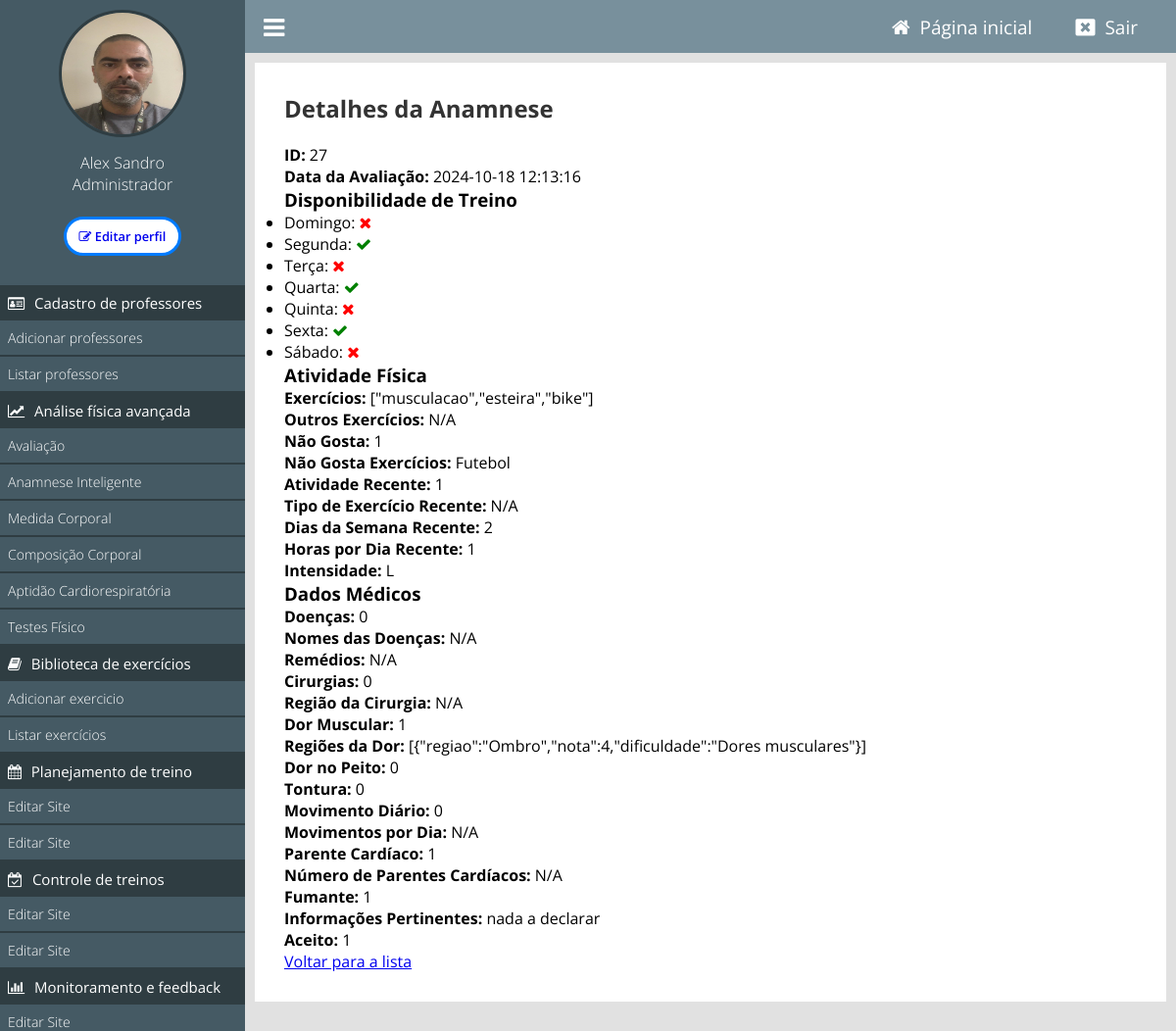
/painel/ver-anamnese?id=27 (signed in), run on an earlier commit of the app's database.
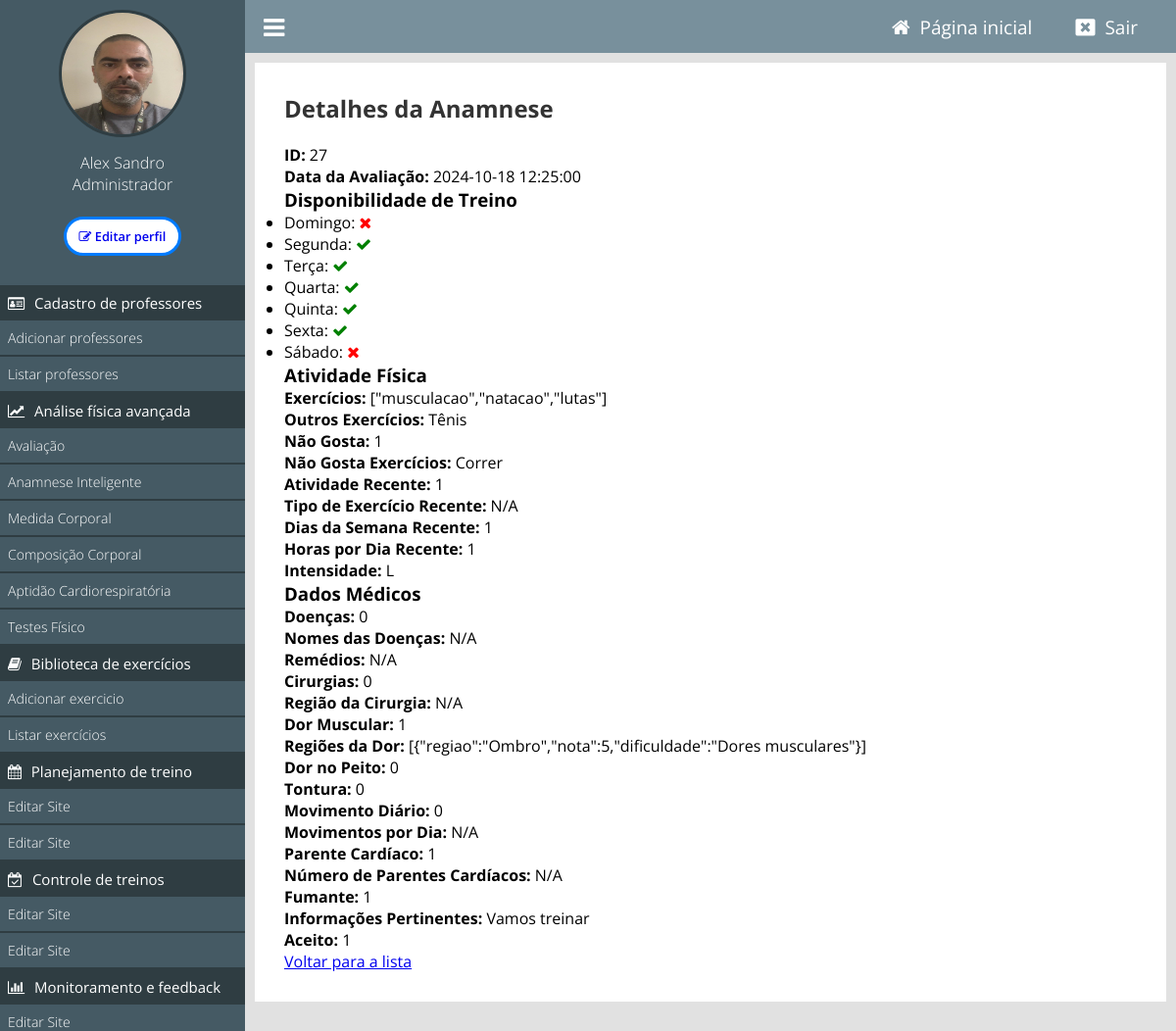
And on a later commit of the database.
### tables this page shows
CREATE TABLE `tb_usuarios_anamnese` (
  `id` int(11) NOT NULL,
  `usuario_id` int(11) NOT NULL,
  `data_avaliacao` datetime NOT NULL,
  `domingo` tinyint(1) DEFAULT '0',
  `segunda` tinyint(1) DEFAULT '0',
  `terca` tinyint(1) DEFAULT '0',
  `quarta` tinyint(1) DEFAULT '0',
  `quinta` tinyint(1) DEFAULT '0',
  `sexta` tinyint(1) DEFAULT '0',
  `sabado` tinyint(1) DEFAULT '0',
  `minutos_dia` int(11) DEFAULT NULL,
  `exercicios` text,
  `outros_exercicios` varchar(255) DEFAULT NULL,
  `nao_gosta` tinyint(1) DEFAULT '0',
  `nao_gosta_exercicios` varchar(255) DEFAULT NULL,
  `atividade_recente` tinyint(1) DEFAULT '0',
  `nome_atividade_recente` varchar(255) DEFAULT NULL,
  `dias_semana_recente` int(11) DEFAULT NULL,
  `horas_dia_recente` float DEFAULT NULL,
  `intensidade` varchar(50) DEFAULT NULL,
  `doencas` tinyint(1) DEFAULT '0',
  `doencas_nome` varchar(255) DEFAULT NULL,
  `remedios` varchar(255) DEFAULT NULL,
  `cirurgias` tinyint(1) DEFAULT '0',
  `regiao_cirurgia` varchar(255) DEFAULT NULL,
  `dor_muscular` tinyint(1) DEFAULT '0',
  `regioes_dor` text,
  `dor_peito` tinyint(1) DEFAULT '0',
  `tontura` tinyint(1) DEFAULT '0',
  `movimento_diario` tinyint(1) DEFAULT '0',
  `movimentos_dia` text,
  `parente_cardiaco` tinyint(1) DEFAULT '0',
  `num_parente_cardiaco` int(11) DEFAULT NULL,
  `fumante` tinyint(1) DEFAULT '0',
  `info_pertinente` text,
  `aceito` tinyint(1) DEFAULT '0'
);

### painel/pages/funcoes.php (called while the page is built, shortened)
<?php
function obterLinkAnamnese($usuario_id) {
    $conn = new mysqli(HOST, USER, PASSWORD, DATABASE);
    $sql = "
        SELECT *
        FROM tb_perfis_usuarios
        WHERE usuario_id = ?
        ORDER BY data_avaliacao DESC
        LIMIT 1
    ";
    $stmt = $conn->prepare($sql);
    $stmt->bind_param('i', $usuario_id);
    $stmt->execute();
    $result = $stmt->get_result();
    $perfil = $result->fetch_assoc();
    $conditionsTrue = 0;
    if ($conditionsTrue == 0) {
        return "anamnese-geral";
    }
    return $link ?? "anamnese-geral";
}
?>

### classes/MySql.php (called while the page is built)
<?php
    class MySql{
        private static $pdo;
        public static function conectar(){
            if(self::$pdo == null){
                try{
                    self::$pdo = new PDO('mysql:host='.HOST.';dbname='.DATABASE,USER,PASSWORD,array(PDO::MYSQL_ATTR_INIT_COMMAND => "SET NAMES utf8"));
                    self::$pdo->setAttribute(PDO::ATTR_ERRMODE,PDO::ERRMODE_EXCEPTION);
                }catch(Exception $e) {
                    echo 'erro ao conectar, tente novamente mais tarde';
                }
            }
            return self::$pdo;
        }
    }
?>

### classes/Anamnese.php (called while the page is built, shortened)
<?php
class Anamnese {
    private $db;
    public function __construct() {
        $this->db = MySql::conectar();
    }
    public function buscarAnamnesePorId($id) {
        $sql = $this->db->prepare("SELECT * FROM tb_usuarios_anamnese WHERE id = :id");
        $sql->bindParam(':id', $id);
        $sql->execute();
        return $sql->fetch(PDO::FETCH_ASSOC);
    }
}
?>

### painel/pages/ver-anamnese.php (the view, shortened to what this page needs)
<?php
include_once('pages/funcoes.php');
$id = isset($_GET['id']) ? intval($_GET['id']) : 0;
$anamnese = new Anamnese();
$dados_anamnese = $anamnese->buscarAnamnesePorId($id);
?>
<div class="box-content">
    <h2>Detalhes da Anamnese</h2>
    <p><strong>ID:</strong> <?php echo htmlspecialchars($dados_anamnese['id']); ?></p>
    <p><strong>Data da Avaliação:</strong> <?php echo htmlspecialchars($dados_anamnese['data_avaliacao']); ?></p>
    <h3>Disponibilidade de Treino</h3>
    <ul>
        <li>Domingo: <i class="fa <?php echo $dados_anamnese['domingo'] == 1 ? 'fa-check' : 'fa-times'; ?>" style="color: <?php echo $dados_anamnese['domingo'] == 1 ? 'green' : 'red'; ?>;"></i></li>
        <li>Segunda: <i class="fa <?php echo $dados_anamnese['segunda'] == 1 ? 'fa-check' : 'fa-times'; ?>" style="color: <?php echo $dados_anamnese['segunda'] == 1 ? 'green' : 'red'; ?>;"></i></li>
        <li>Terça: <i class="fa <?php echo $dados_anamnese['terca'] == 1 ? 'fa-check' : 'fa-times'; ?>" style="color: <?php echo $dados_anamnese['terca'] == 1 ? 'green' : 'red'; ?>;"></i></li>
        <li>Quarta: <i class="fa <?php echo $dados_anamnese['quarta'] == 1 ? 'fa-check' : 'fa-times'; ?>" style="color: <?php echo $dados_anamnese['quarta'] == 1 ? 'green' : 'red'; ?>;"></i></li>
        <li>Quinta: <i class="fa <?php echo $dados_anamnese['quinta'] == 1 ? 'fa-check' : 'fa-times'; ?>" style="color: <?php echo $dados_anamnese['quinta'] == 1 ? 'green' : 'red'; ?>;"></i></li>
        <li>Sexta: <i class="fa <?php echo $dados_anamnese['sexta'] == 1 ? 'fa-check' : 'fa-times'; ?>" style="color: <?php echo $dados_anamnese['sexta'] == 1 ? 'green' : 'red'; ?>;"></i></li>
        <li>Sábado: <i class="fa <?php echo $dados_anamnese['sabado'] == 1 ? 'fa-check' : 'fa-times'; ?>" style="color: <?php echo $dados_anamnese['sabado'] == 1 ? 'green' : 'red'; ?>;"></i></li>
    </ul>
    <h3>Atividade Física</h3>
    <p><strong>Exercícios:</strong> <?php echo htmlspecialchars($dados_anamnese['exercicios'] ?? 'N/A'); ?></p>
    <p><strong>Outros Exercícios:</strong> <?php echo htmlspecialchars($dados_anamnese['outros_exercicios'] ?? 'N/A'); ?></p>
    <p><strong>Não Gosta:</strong> <?php echo htmlspecialchars($dados_anamnese['nao_gosta']); ?></p>
    <p><strong>Não Gosta Exercícios:</strong> <?php echo htmlspecialchars($dados_anamnese['nao_gosta_exercicios'] ?? 'N/A'); ?></p>
    <p><strong>Atividade Recente:</strong> <?php echo htmlspecialchars($dados_anamnese['atividade_recente']); ?></p>
    <p><strong>Tipo de Exercício Recente:</strong> <?php echo isset($dados_anamnese['tipo_exercicio_recente']) ? htmlspecialchars($dados_anamnese['tipo_exercicio_recente']) : 'N/A'; ?></p>
    <p><strong>Dias da Semana Recente:</strong> <?php echo htmlspecialchars($dados_anamnese['dias_semana_recente'] ?? 'N/A'); ?></p>
    <p><strong>Horas por Dia Recente:</strong> <?php echo htmlspecialchars($dados_anamnese['horas_dia_recente'] ?? 'N/A'); ?></p>
    <p><strong>Intensidade:</strong> <?php echo htmlspecialchars($dados_anamnese['intensidade']); ?></p>
    <h3>Dados Médicos</h3>
    <p><strong>Doenças:</strong> <?php echo htmlspecialchars($dados_anamnese['doencas']); ?></p>
    <p><strong>Nomes das Doenças:</strong> <?php echo htmlspecialchars($dados_anamnese['doencas_nome'] ?? 'N/A'); ?></p>
    <p><strong>Remédios:</strong> <?php echo htmlspecialchars($dados_anamnese['remedios'] ?? 'N/A'); ?></p>
    <p><strong>Cirurgias:</strong> <?php echo htmlspecialchars($dados_anamnese['cirurgias']); ?></p>
    <p><strong>Região da Cirurgia:</strong> <?php echo htmlspecialchars($dados_anamnese['regiao_cirurgia'] ?? 'N/A'); ?></p>
    <p><strong>Dor Muscular:</strong> <?php echo htmlspecialchars($dados_anamnese['dor_muscular']); ?></p>
    <p><strong>Regiões da Dor:</strong> <?php echo htmlspecialchars($dados_anamnese['regioes_dor'] ?? 'N/A'); ?></p>
    <p><strong>Dor no Peito:</strong> <?php echo htmlspecialchars($dados_anamnese['dor_peito']); ?></p>
    <p><strong>Tontura:</strong> <?php echo htmlspecialchars($dados_anamnese['tontura']); ?></p>
    <p><strong>Movimento Diário:</strong> <?php echo htmlspecialchars($dados_anamnese['movimento_diario']); ?></p>
    <p><strong>Movimentos por Dia:</strong> <?php echo htmlspecialchars($dados_anamnese['movimentos_dia'] ?? 'N/A'); ?></p>
    <p><strong>Parente Cardíaco:</strong> <?php echo htmlspecialchars($dados_anamnese['parente_cardiaco']); ?></p>
    <p><strong>Número de Parentes Cardíacos:</strong> <?php echo htmlspecialchars($dados_anamnese['num_parente_cardiaco'] ?? 'N/A'); ?></p>
    <p><strong>Fumante:</strong> <?php echo htmlspecialchars($dados_anamnese['fumante']); ?></p>
    <p><strong>Informações Pertinentes:</strong> <?php echo htmlspecialchars($dados_anamnese['info_pertinente'] ?? 'N/A'); ?></p>
    <p><strong>Aceito:</strong> <?php echo htmlspecialchars($dados_anamnese['aceito']); ?></p>
    <a href="listar-usuarios">Voltar para a lista</a>
</div>

### painel/index.php
<?php
    include_once('../config.php');
    if(Painel::logado() == false){
        include('login.php');
    } else {
        include('main.php');
    }
?>

### painel/main.php (shortened to what this page needs)
<?php
    include_once('../config.php');
    include_once('pages/funcoes.php');
    $usuario_id = $_SESSION['id'];
    $anamneseLink = obterLinkAnamnese($usuario_id);
?>
<!DOCTYPE html>
<html lang="pt-br">
<head>
    <link rel="stylesheet" href="https://cdnjs.cloudflare.com/ajax/libs/font-awesome/4.7.0/css/font-awesome.min.css">
    <link rel="stylesheet" href="https://cdn.datatables.net/2.1.8/css/dataTables.dataTables.css">
    <link href="<?php echo INCLUDE_PATH_PAINEL ?>css/style.css" rel="stylesheet"/>
</head>
<body>
<div class="menu">
    <div class="menu-wraper">
        <div class="box-usuario">
            <?php
                if($_SESSION['img'] == ''){
            ?>
                <div class="avatar-usuario">
                    <i class="fa fa-user"></i>
                </div>
            <?php } else { ?>
                <div class="imagem-usuario">
                    <img src="<?php echo INCLUDE_PATH_PAINEL ?>uploads/<?php echo $_SESSION['img']; ?>" />
                </div>
            <?php } ?>
            <div class="nome-usuario">
                <p><?php echo $_SESSION['nome']; ?></p>
                <p><?php echo pegaCargo($_SESSION['cargo']); ?></p><br>
                <button><a href="<?php echo INCLUDE_PATH_PAINEL . 'editar-perfil?id=' . $usuario_id; ?>"><i class="fa fa-pencil-square-o" aria-hidden="true"></i> Editar perfil</a></button>
            </div>
        </div>
        <div class="items-menu">
            <h2 <?php verificaPermissaoMenu(1); ?>id="menu-usuarios" class="ativo"><i class="fa fa-id-card-o" aria-hidden="true"></i> Cadastro de <?php if($_SESSION['cargo'] == 2) { echo 'professores'; } else { echo 'alunos'; } ?></h2>
            <a <?php selecionadoMenu('adicionar-usuario');  ?> href="<?php echo INCLUDE_PATH_PAINEL ?>adicionar-usuario">Adicionar <?php if($_SESSION['cargo'] == 2) { echo 'professores'; } else { echo 'alunos'; } ?> </a>
            <a <?php selecionadoMenu('listar-usuarios'); ?> href="<?php echo INCLUDE_PATH_PAINEL ?>listar-usuarios">Listar <?php if($_SESSION['cargo'] == 2) { echo 'professores'; } else { echo 'alunos'; } ?></a>
            <h2 <?php verificaPermissaoMenuAlunoAdm(0); ?>id="menu-analise"><i class="fa fa-line-chart" aria-hidden="true"></i> Análise física avançada</h2>
            <a <?php selecionadoMenu('formulario-perfis'); ?>href="<?php echo INCLUDE_PATH_PAINEL ?>formulario-perfis">Avaliação</a>
            <a <?php selecionadoMenu($anamneseLink); ?> href="<?php echo INCLUDE_PATH_PAINEL . $anamneseLink;?>">Anamnese Inteligente</a>
            <a <?php selecionadoMenu('medida-corporal'); ?>href="<?php echo INCLUDE_PATH_PAINEL ?>medida-corporal">Medida Corporal</a>
            <a <?php selecionadoMenu('composicao-corporal'); ?>href="<?php echo INCLUDE_PATH_PAINEL ?>composicao-corporal">Composição Corporal</a>
            <a <?php selecionadoMenu('aptidao-cardiorespiratoria'); ?>href="<?php echo INCLUDE_PATH_PAINEL ?>aptidao-cardiorespiratoria">Aptidão Cardiorespiratória</a>
            <a <?php selecionadoMenu('teste-fisico'); ?>href="<?php echo INCLUDE_PATH_PAINEL ?>teste-fisico">Testes Físico</a>
            <h2 id="menu-biblioteca"><i class="fa fa-book" aria-hidden="true"></i> Biblioteca de exercícios</h2>
            <a <?php selecionadoMenu('adicionar-exercicio'); ?>href="<?php echo INCLUDE_PATH_PAINEL ?>adicionar-exercicio">Adicionar exercicio</a>
            <a <?php selecionadoMenu('listar-exercicios'); ?>href="<?php echo INCLUDE_PATH_PAINEL ?>listar-exercicios">Listar exercícios</a>
            <h2 id="menu-planejamento"><i class="fa fa-calendar" aria-hidden="true"></i> Planejamento de treino</h2>
            <a <?php selecionadoMenu('editar-site'); ?>href="">Editar Site</a>
            <a <?php selecionadoMenu('editar-site'); ?>href="">Editar Site</a>
            <h2 id="menu-controle"><i class="fa fa-calendar-check-o" aria-hidden="true"></i> Controle de treinos</h2>
            <a <?php selecionadoMenu('editar-site'); ?>href="">Editar Site</a>
            <a <?php selecionadoMenu('editar-site'); ?>href="">Editar Site</a>
            <h2 id="menu-monitoramento"><i class="fa fa-bar-chart" aria-hidden="true"></i> Monitoramento e feedback</h2>
            <a <?php selecionadoMenu('editar-site'); ?>href="">Editar Site</a>
        </div>
    </div>
</div>
    <header>
        <div class="center">
            <div class="menu-btn">
                <i class="fa fa-bars"></i>
            </div>
            <div class="logout">
                <a <?php if(@$_GET['url'] == ''){ ?> style="background: #60727a; padding: 8px 15px;" <?php } ?> href="<?php echo INCLUDE_PATH_PAINEL ?>"><i class="fa fa-home"></i><span>Página inicial</span></a>
                <a href="<?php echo INCLUDE_PATH_PAINEL ?>?logout"><i class="fa fa-window-close"></i><span>Sair</span></a>
            </div>
        </div>
    </header>
<div class="content">
    <?php Painel::loadPage(); ?>
</div>
</body>
</html>

### config.php (shortened to what this page needs)
<?php
	function pegaCargo($indice){
		return Painel::$cargos[$indice];
	}
	function selecionadoMenu($par) {
		$url = isset($_GET['url']) ? explode('/', filter_var($_GET['url'], FILTER_SANITIZE_URL))[0] : '';
		if ($url === $par) {
			echo 'class="menu-active"';
		}
	}
	function verificaPermissaoMenu($permissao){
		if($_SESSION['cargo'] >= $permissao){
			return;
		} else {
			echo 'style="display:none;"';
		}
	}
	function verificaPermissaoMenuAlunoAdm($permissao) {
		if ($_SESSION['cargo'] == $permissao || $_SESSION['cargo'] == 2) {
			return;
		} else {
			echo 'style="display:none;"';
		}
	}
?>

### classes/Painel.php (shortened to what this page needs)
<?php
class Painel {
    public static function logado(){
        return isset($_SESSION['login']) ? true : false;
    }
    public static function loadPage(){
        if (isset($_GET['url'])) {
            $url = explode('/', $_GET['url']);
            if (file_exists('pages/' . $url[0] . '.php')) {
                include('pages/' . $url[0] . '.php');
            } else {
                header('Location: ' . INCLUDE_PATH_PAINEL);
                exit();
            }
        } else {
            include('pages/home.php');
        }
    }
}
?>

### painel/css/style.css (style rules this page uses)
* { margin: 0; padding: 0; box-sizing: border-box; font-family: 'Open Sans', sans-serif; }
html,body { height: 100%; background: rgb(225,225,225); }
body { overflow-x: hidden; }
.center { padding: 0 2%; margin: 0 auto; }
header { position: relative; left: 250px; padding: 10px 0; background: #78909C; width: calc(100% - 250px); }
.logout { float: right; }
.logout a { padding: 0 20px; position: relative; top: 4px; color: white; font-size: 20px; text-decoration: none; }
.logout a > span { text-decoration: none; font-size: 19px; padding-left: 10px; }
.menu-btn { float: left; cursor: pointer; font-size: 25px; color: white; }
.menu-wraper { width: 250px; }
div.menu { overflow-x: hidden; overflow-y: auto; height: 100%; padding: 10px 0; position: fixed; left: 0; top: 0; background: #455A64; float: left; width: 250px; }
div.box-usuario { text-align: center; }
.imagem-usuario > img { display: inline-block; width: 130px; height: 130px; border-radius: 50%; border: 3px solid #2F3D42; }
.nome-usuario { text-align: center; margin-top: 10px; }
.nome-usuario p { color: white; font-size: 16px; font-weight: 300; }
.nome-usuario button a { text-decoration: none; }
.nome-usuario button { width: 120px; height: 40px; border: 3px solid #007bff; border-radius: 45px; transition: all 0.3s; cursor: pointer; background: white; font-size: 0.8em; font-weight: 550; text-decoration: nome; }
.content { width: calc(100% - 250px); position: relative; left: 250px; padding: 10px; }
.box-content { background: white; padding: 30px; margin-bottom: 20px; }
.items-menu { margin-top: 30px; }
.items-menu h2 { text-align: left; font-weight: normal; font-size: 15px; background: #2F3D42; color: white; padding: 8px; cursor: pointer; }
.items-menu h2 i { padding-right: 6px; }
.items-menu a { display: block; padding: 8px; font-weight: 300; font-size: 14px; text-decoration: none; color: white; border-bottom: 2px solid #2F3D42; }
.box-content h2 { font-size: 24px; color: #333; margin-bottom: 20px; display: flex; align-items: center; gap: 10px; }

What changed in the data, as far as the page shows it:
changed tb_usuarios_anamnese id 27: data_avaliacao "2024-10-18 12:13:16" → "2024-10-18 12:25:00"; terca 0 → 1 (drawn); quinta 0 → 1 (drawn); exercicios "[\"musculacao\",\"esteira\",\"bike\"]" → "[\"musculacao\",\"natacao\",\"lutas\"]"; outros_exercicios "N/A" → "Tênis"; nao_gosta_exercicios "Futebol" → "Correr"; dias_semana_recente "2" → "1"; regioes_dor "[{\"regiao\":\"Ombro\",\"nota\":4,\"dificuldade\":\"Dores musculares\"}]" → "[{\"regiao\":\"Ombro\",\"nota\":5,\"dificuldade\":\"Dores musculares\"}]"; info_pertinente "nada a declarar" → "Vamos treinar"
